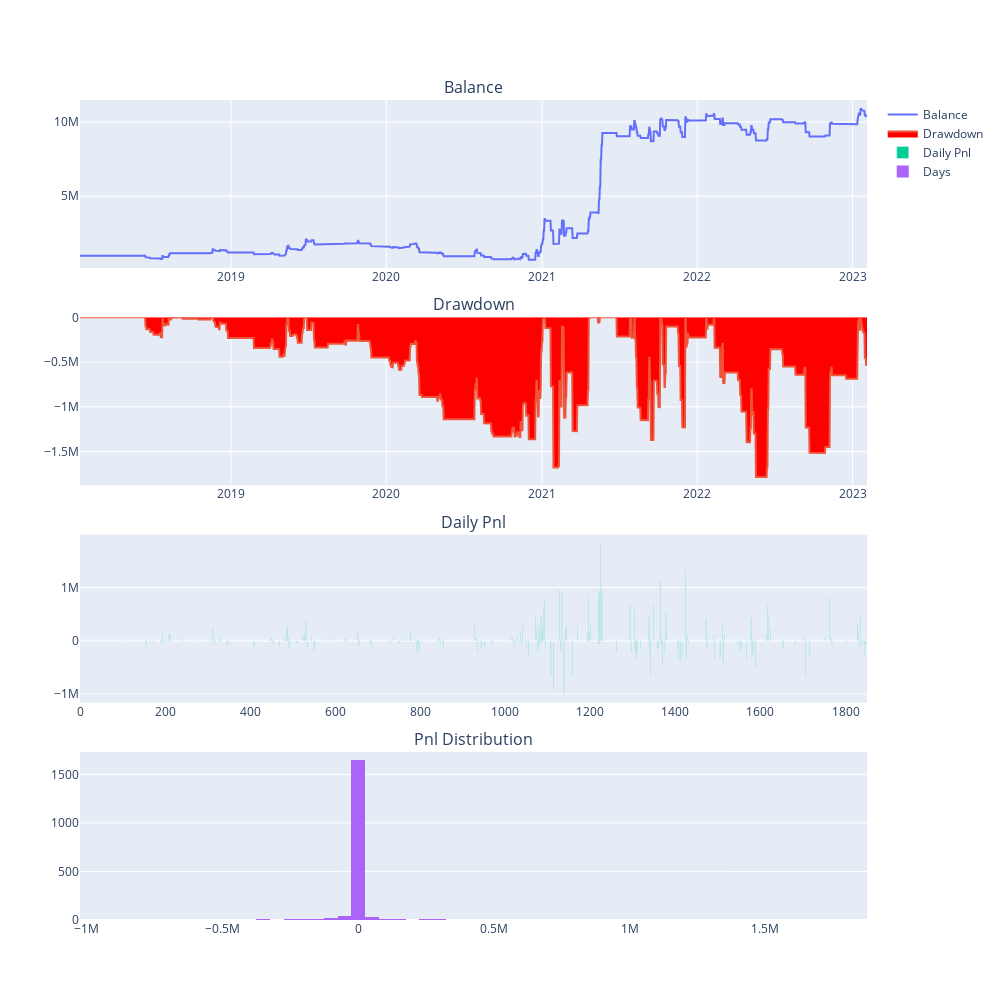

Write notebook code for a chart like this one.
### Code cell
show_portafolio(df1)

### Figure 1 — Plotly figure (JSON) as saved in the notebook; plotly's stock layout.template omitted (floating-point values rounded to 4 significant figures; data arrays with more than 128 entries replaced by an {"elided": "..."} marker saying what was removed)
{"data": [{"mode": "lines", "name": "Balance", "type": "scatter", "x": {"elided": "1851 str values"}, "xaxis": "x", "y": {"elided": "1851 float values"}, "yaxis": "y"}, {"fill": "tozeroy", "fillcolor": "red", "mode": "lines", "name": "Drawdown", "type": "scatter", "x": {"elided": "1851 str values"}, "xaxis": "x2", "y": {"elided": "1851 float values"}, "yaxis": "y2"}, {"name": "Daily Pnl", "type": "bar", "xaxis": "x3", "y": {"elided": "1851 float values"}, "yaxis": "y3"}, {"name": "Days", "nbinsx": 100, "type": "histogram", "x": {"elided": "1851 float values"}, "xaxis": "x4", "yaxis": "y4"}], "layout": {"annotations": [{"font": {"size": 16}, "showarrow": false, "text": "Balance", "x": 0.5, "xanchor": "center", "xref": "paper", "y": 1, "yanchor": "bottom", "yref": "paper"}, {"font": {"size": 16}, "showarrow": false, "text": "Drawdown", "x": 0.5, "xanchor": "center", "xref": "paper", "y": 0.735, "yanchor": "bottom", "yref": "paper"}, {"font": {"size": 16}, "showarrow": false, "text": "Daily Pnl", "x": 0.5, "xanchor": "center", "xref": "paper", "y": 0.47, "yanchor": "bottom", "yref": "paper"}, {"font": {"size": 16}, "showarrow": false, "text": "Pnl Distribution", "x": 0.5, "xanchor": "center", "xref": "paper", "y": 0.205, "yanchor": "bottom", "yref": "paper"}], "height": 1000, "width": 1000, "xaxis": {"anchor": "y", "domain": [0, 1]}, "xaxis2": {"anchor": "y2", "domain": [0, 1]}, "xaxis3": {"anchor": "y3", "domain": [0, 1]}, "xaxis4": {"anchor": "y4", "domain": [0, 1]}, "yaxis": {"anchor": "x", "domain": [0.795, 1]}, "yaxis2": {"anchor": "x2", "domain": [0.53, 0.735]}, "yaxis3": {"anchor": "x3", "domain": [0.265, 0.47]}, "yaxis4": {"anchor": "x4", "domain": [0, 0.205]}}}
